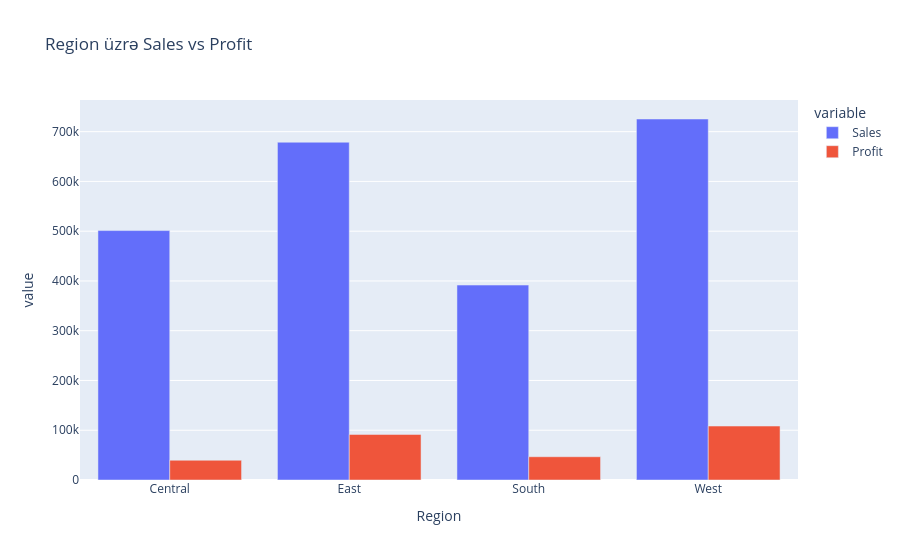

Here is the notebook cell this chart was saved with:
### Code cell
fig = px.bar(df.groupby('Region')[['Sales','Profit']].sum().reset_index(),
             x='Region', y=['Sales','Profit'],
             title='Region üzrə Sales vs Profit',
             barmode='group')
fig.show()

### Figure 1 — Plotly figure (JSON) as saved in the notebook; plotly's stock layout.template omitted (floating-point values rounded to 4 significant figures)
{"data": [{"alignmentgroup": "True", "hovertemplate": "variable=Sales<br>Region=%{x}<br>value=%{y}<extra></extra>", "legendgroup": "Sales", "marker": {"color": "#636efa", "pattern": {"shape": ""}}, "name": "Sales", "offsetgroup": "Sales", "orientation": "v", "showlegend": true, "textposition": "auto", "type": "bar", "x": ["Central", "East", "South", "West"], "xaxis": "x", "y": [501200.0, 678800.0, 391700.0, 725500.0], "yaxis": "y"}, {"alignmentgroup": "True", "hovertemplate": "variable=Profit<br>Region=%{x}<br>value=%{y}<extra></extra>", "legendgroup": "Profit", "marker": {"color": "#EF553B", "pattern": {"shape": ""}}, "name": "Profit", "offsetgroup": "Profit", "orientation": "v", "showlegend": true, "textposition": "auto", "type": "bar", "x": ["Central", "East", "South", "West"], "xaxis": "x", "y": [39710.0, 91520.0, 46750.0, 108400.0], "yaxis": "y"}], "layout": {"barmode": "group", "legend": {"title": {"text": "variable"}, "tracegroupgap": 0}, "title": {"text": "Region üzrə Sales vs Profit"}, "xaxis": {"anchor": "y", "domain": [0, 1], "title": {"text": "Region"}}, "yaxis": {"anchor": "x", "domain": [0, 1], "title": {"text": "value"}}}}
